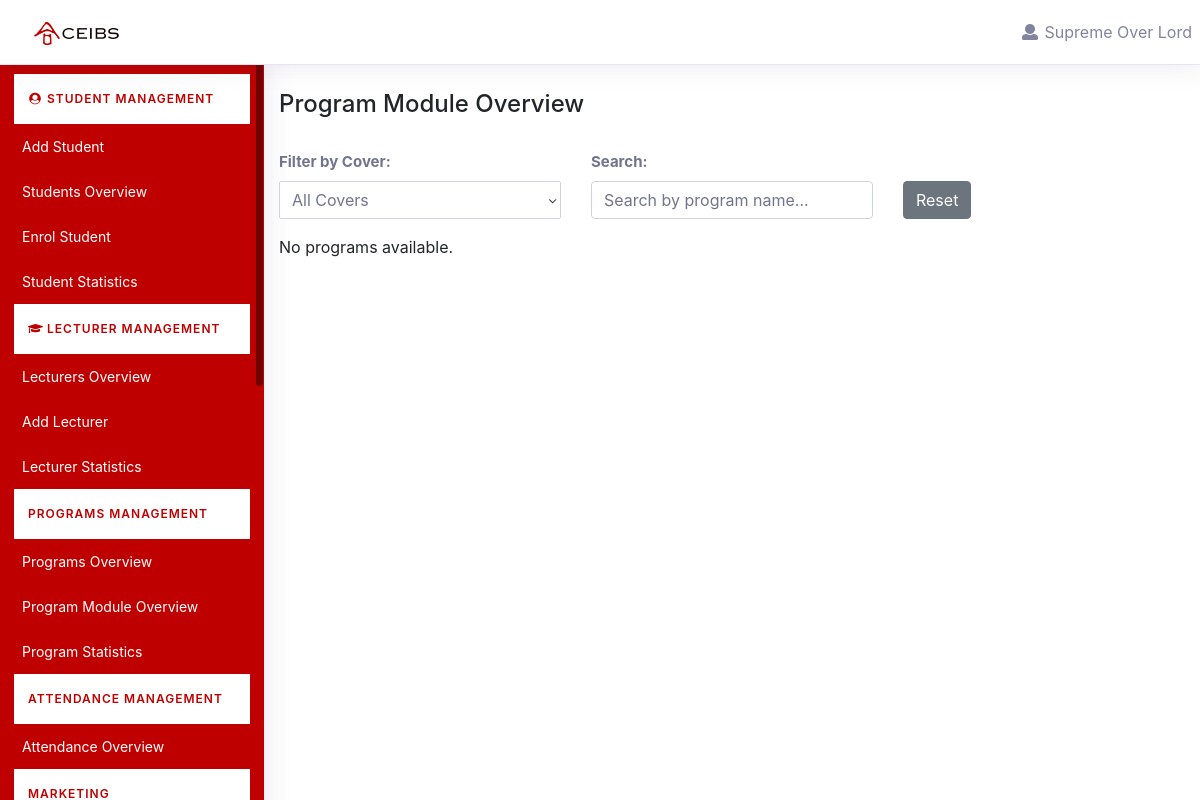
Page /academic_program/program-module-overview/ (signed in) on the earlier database version.
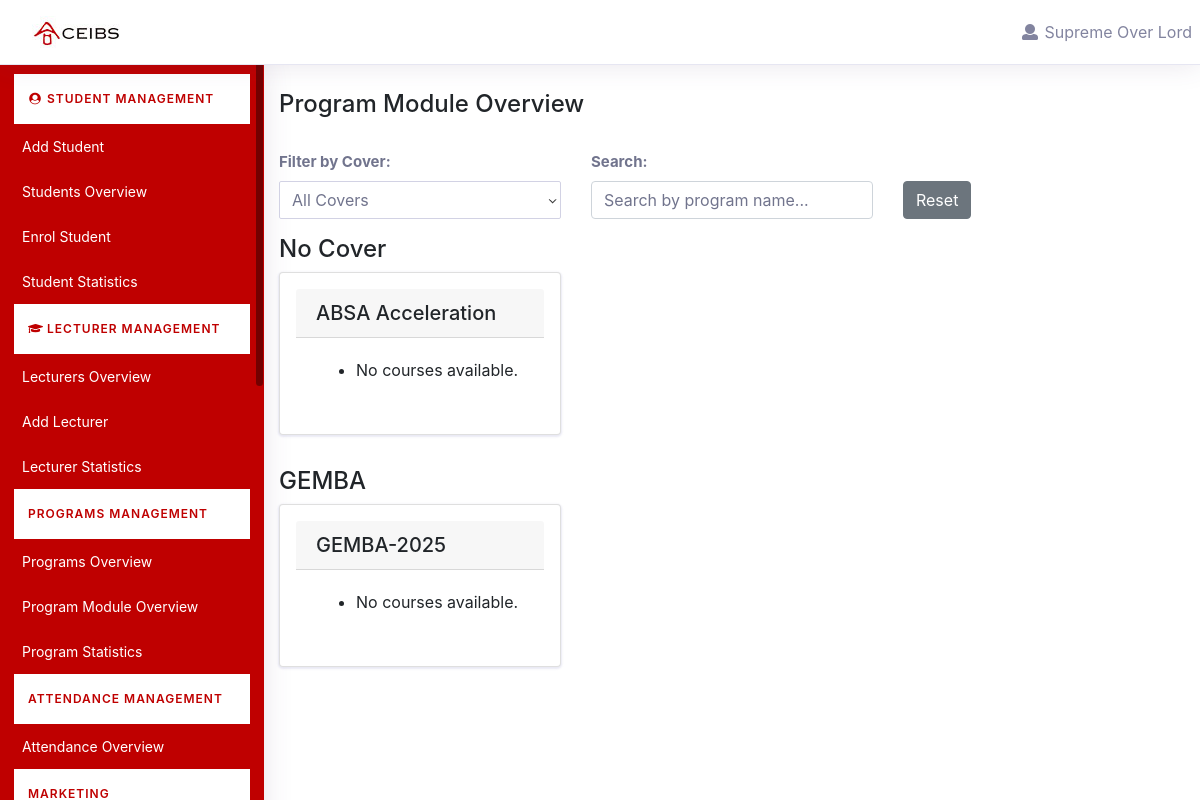
Same page on the later database version.
### academic_program/models.py (models this page shows, shortened)
class Program(models.Model):
    program_cover = models.ForeignKey(ProgramCover, null=True, blank=True, on_delete=models.SET_NULL)
    program_name = models.CharField(max_length=250, null=False, blank=False)
    program_code = models.CharField(max_length=200, null=True, blank=True)
    program_type = models.ForeignKey(ProgramType, on_delete=models.CASCADE, null=True, blank=True)
    duration = models.CharField(max_length=250, null=True, blank=True)
    description = models.CharField(max_length=250, null=True, blank=True)
    number_of_modules = models.PositiveSmallIntegerField(null=True, blank=True)
    program_officer = models.ForeignKey(
        CustomUser,
        null=True,
        blank=True,
        on_delete=models.SET_NULL,
        related_name='program_officer'
    )
    assistant_program_officer = models.ForeignKey(
        CustomUser,
        null=True,
        blank=True,
        on_delete=models.SET_NULL,
        related_name='assistant_program_officer'
    )
    alumni_program = models.BooleanField(default=False, null=True, blank=True)
    program_ended = models.BooleanField(default=False, null=True, blank=True)
    start_date = models.DateField(null=True, blank=True)
    end_date = models.DateField(null=True, blank=True)
    flag = models.BooleanField(default=True)

class ProgramCover(models.Model):
    name = models.CharField(max_length=256, null=False, blank=False)

### academic_program/views.py (the view)
# urls.py: path('program-module-overview/', views.program_module_overview, name='program_module_overview'),
def program_module_overview(request):
    programs = Program.objects.all().select_related('program_cover').order_by('program_cover__name', 'program_name')
    cover_dict = {}
    for prog in programs:
        cover = prog.program_cover  # could be None if not set
        if cover not in cover_dict:
            cover_dict[cover] = []
        cover_dict[cover].append(prog)
    used_covers = []
    for cover in cover_dict.keys():
        if cover:
            used_covers.append(cover)
    used_covers.sort(key=lambda c: c.name)
    context = {
        'cover_dict': cover_dict,  # { ProgramCover or None : [Program, ...] }
        'used_covers': used_covers,  # for filter dropdown
    }
    return render(request, 'academic_program/layouts/program_and_courses/program_module_overview.html', context)

### account/models.py (called while the page is built)
    def has_role(self, role_name, department_name=None):
        qs = self.roles.filter(name=role_name)
        if department_name:
            qs = qs.filter(department__name__iexact=department_name)
        return qs.exists()

### account/templatetags/custom_filters.py (called while the page is built)
@register.filter
def has_role(user, role_dept):
    try:
        role_name, dept_name = role_dept.split(',')
        role_name = role_name.strip()
        dept_name = dept_name.strip()
    except ValueError:
        return False
    return user.has_role(role_name, dept_name)

### academic_program/templates/academic_program/layouts/program_and_courses/program_module_overview.html (shortened to what this page needs)
{% extends 'base.html' %}
{% block content %}
<div class="dashboard-main-wrapper">
    {% include 'inc/header.html' %}
    {% include 'inc/sidenav.html' %}
    <div class="dashboard-wrapper">
        <div class="dashboard-ecommerce">
            <div class="container-fluid dashboard-content">
                <div class="row">
                    <div class="col-xl-12 col-lg-12 col-md-12 col-sm-12 col-12">
                        <div class="page-header">
                            <h2 class="pageheader-title">Program Module Overview</h2>
                        </div>
                    </div>
                </div>
                <div class="row mb-3">
                    <div class="col-md-4">
                        <label for="coverFilter"><strong>Filter by Cover:</strong></label>
                        <select id="coverFilter" class="form-control">
                            <option value="all" selected>All Covers</option>
                        </select>
                    </div>
                    <div class="col-md-4">
                        <label for="searchInput"><strong>Search:</strong></label>
                        <input type="text"
                               id="searchInput"
                               class="form-control"
                               placeholder="Search by program name...">
                    </div>
                    <div class="col-md-4 d-flex align-items-end">
                        <button id="resetBtn" class="btn btn-secondary">Reset</button>
                    </div>
                </div>
                <div class="row" id="coverContainer">
                    {% for cover, program_list in cover_dict.items %}
                    <div class="cover-group col-12 mb-4">
                        <h4 class="cover-title">
                            {% if cover %}
                                {{ cover.name }}
                            {% else %}
                                No Cover
                            {% endif %}
                        </h4>
                        <div class="row">
                            {% for program in program_list %}
                            <div class="col-lg-4 col-xl-4 program-card">
                                <div class="card p-3 mb-2">
                                    <h5 class="card-header program-name">{{ program.program_name }}</h5>
                                    <div class="card-body">
                                        <ul>
                                            {% for course in program.course_set.all %}
                                            <li>
                                                <a style="text-decoration: underline"
                                                   href="{% url 'academic_program:course_details' course.id %}">
                                                   {{ course.course_name }}
                                                </a> ➡️
                                            </li>
                                            {% empty %}
                                            <li>No courses available.</li>
                                            {% endfor %}
                                        </ul>
                                    </div>
                                </div>
                            </div>
                            {% endfor %}
                        </div>
                    </div>
                    {% empty %}
                    <div class="col-12">
                        <p>No programs available.</p>
                    </div>
                    {% endfor %}
                </div>
            </div>
        </div>
    </div>
</div>
{% endblock %}

Differences in the rows shown:
added Program: shows "No Cover", program_name "ABSA Acceleration"
now on this page (row unchanged): ProgramCover: name "GEMBA"
added Program: program_name "GEMBA-2025", shown under "GEMBA"
Other differences:
text no longer shown: "No programs available."
